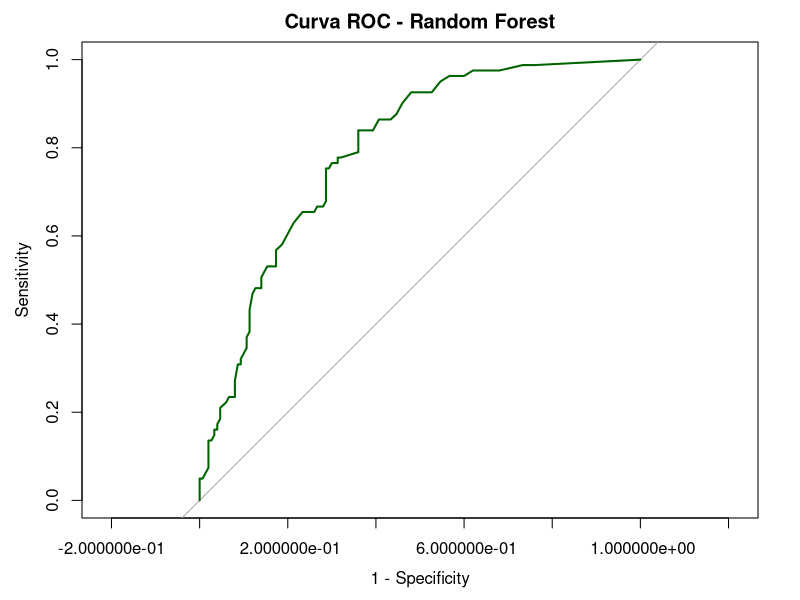

Generate this figure with R:
## ---- chunk 1
library(tidyverse)
df_diabetes<-read_csv("diabetes.csv")

df_diabetes$label <- factor(df_diabetes$label, levels = c(0, 1))

## ---- chunk 2

set.seed(123)  

# Crear índices para 70% entrenamiento
indices_entrenamiento <- sample(1:nrow(df_diabetes), size = 0.7 * nrow(df_diabetes))

# Separar los conjuntos
train_data <- df_diabetes[indices_entrenamiento, ]
test_data  <- df_diabetes[-indices_entrenamiento, ]
## ---- chunk 3

#install.packages("randomForest")
library(randomForest)

# Entrenar modelo (clasificación)
modelo_rf <- randomForest(label ~ glucose + bmi + age,
                          data = train_data,
                          ntree = 100,
                          mtry = 2,
                          importance = TRUE)

# Probabilidades para la clase 1
prob_rf <- predict(modelo_rf, newdata = test_data, type = "prob")[, 2]

# Predicción de clases con umbral 0.5
pred_rf <- factor(ifelse(prob_rf > 0.5, 1, 0), levels = c(0, 1))

# Calcular precisión (accuracy)
accuracy_rf <- mean(pred_rf == test_data$label)
cat("Accuracy del modelo Random Forest: ", round(accuracy_rf, 4), "\n")

# install.packages("pROC")
library(pROC)

# Calcular curva ROC y AUC
roc_rf <- roc(test_data$label, prob_rf)
auc_rf <- auc(roc_rf)

# Mostrar AUC
cat("AUC del modelo Random Forest: ", round(auc_rf, 4), "\n")

# Graficar la curva ROC
plot(roc_rf, col = "darkgreen", main = "Curva ROC - Random Forest", legacy.axes = TRUE)


library(caret)

pred_rf <- factor(pred_rf, levels = c(0, 1))
test_data$label <- factor(test_data$label, levels = c(0, 1))

confusion <- confusionMatrix(pred_rf, test_data$label, positive = "1")

print(confusion)

